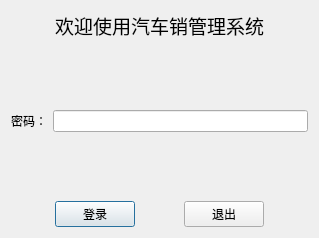
<?xml version="1.0" encoding="UTF-8"?>
<ui version="4.0">
 <class>LoginDialog</class>
 <widget class="QDialog" name="LoginDialog">
  <property name="geometry">
   <rect>
    <x>0</x>
    <y>0</y>
    <width>319</width>
    <height>238</height>
   </rect>
  </property>
  <property name="windowTitle">
   <string>Dialog</string>
  </property>
  <layout class="QVBoxLayout" name="verticalLayout">
   <item>
    <widget class="QLabel" name="label">
     <property name="font">
      <font>
       <family>Arial</family>
       <pointsize>14</pointsize>
      </font>
     </property>
     <property name="layoutDirection">
      <enum>Qt::LeftToRight</enum>
     </property>
     <property name="text">
      <string>欢迎使用汽车销管理系统</string>
     </property>
     <property name="alignment">
      <set>Qt::AlignCenter</set>
     </property>
    </widget>
   </item>
   <item>
    <spacer name="verticalSpacer">
     <property name="orientation">
      <enum>Qt::Vertical</enum>
     </property>
     <property name="sizeHint" stdset="0">
      <size>
       <width>20</width>
       <height>57</height>
      </size>
     </property>
    </spacer>
   </item>
   <item>
    <layout class="QGridLayout" name="gridLayout">
     <item row="0" column="0">
      <widget class="QLabel" name="label_2">
       <property name="text">
        <string>密码：</string>
       </property>
      </widget>
     </item>
     <item row="0" column="1">
      <widget class="QLineEdit" name="pwdLineEdit">
       <property name="cursor">
        <cursorShape>SizeVerCursor</cursorShape>
       </property>
       <property name="echoMode">
        <enum>QLineEdit::Password</enum>
       </property>
      </widget>
     </item>
    </layout>
   </item>
   <item>
    <spacer name="verticalSpacer_2">
     <property name="orientation">
      <enum>Qt::Vertical</enum>
     </property>
     <property name="sizeHint" stdset="0">
      <size>
       <width>20</width>
       <height>56</height>
      </size>
     </property>
    </spacer>
   </item>
   <item>
    <layout class="QHBoxLayout" name="horizontalLayout_2">
     <item>
      <spacer name="horizontalSpacer">
       <property name="orientation">
        <enum>Qt::Horizontal</enum>
       </property>
       <property name="sizeHint" stdset="0">
        <size>
         <width>40</width>
         <height>20</height>
        </size>
       </property>
      </spacer>
     </item>
     <item>
      <widget class="QPushButton" name="loginBtn">
       <property name="text">
        <string>登录</string>
       </property>
      </widget>
     </item>
     <item>
      <spacer name="horizontalSpacer_2">
       <property name="orientation">
        <enum>Qt::Horizontal</enum>
       </property>
       <property name="sizeHint" stdset="0">
        <size>
         <width>40</width>
         <height>20</height>
        </size>
       </property>
      </spacer>
     </item>
     <item>
      <widget class="QPushButton" name="quitBtn">
       <property name="text">
        <string>退出</string>
       </property>
      </widget>
     </item>
     <item>
      <spacer name="horizontalSpacer_3">
       <property name="orientation">
        <enum>Qt::Horizontal</enum>
       </property>
       <property name="sizeHint" stdset="0">
        <size>
         <width>40</width>
         <height>20</height>
        </size>
       </property>
      </spacer>
     </item>
    </layout>
   </item>
  </layout>
 </widget>
 <resources/>
 <connections/>
</ui>
